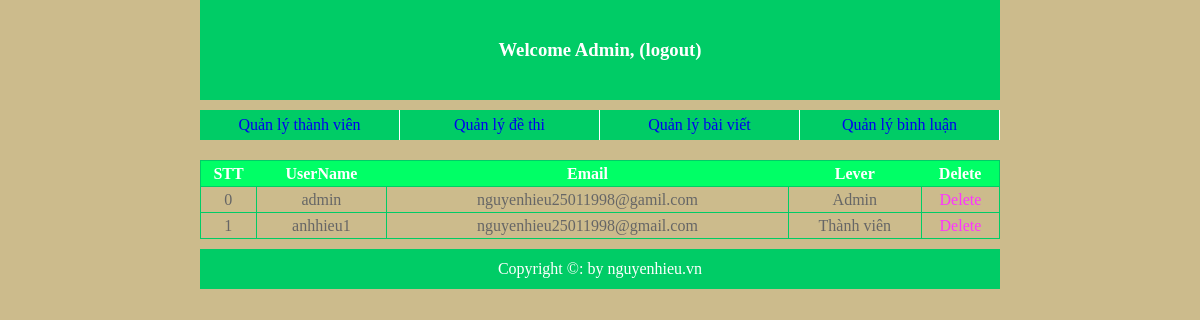
The app's page /2.source/admin/list_user.php, older data.
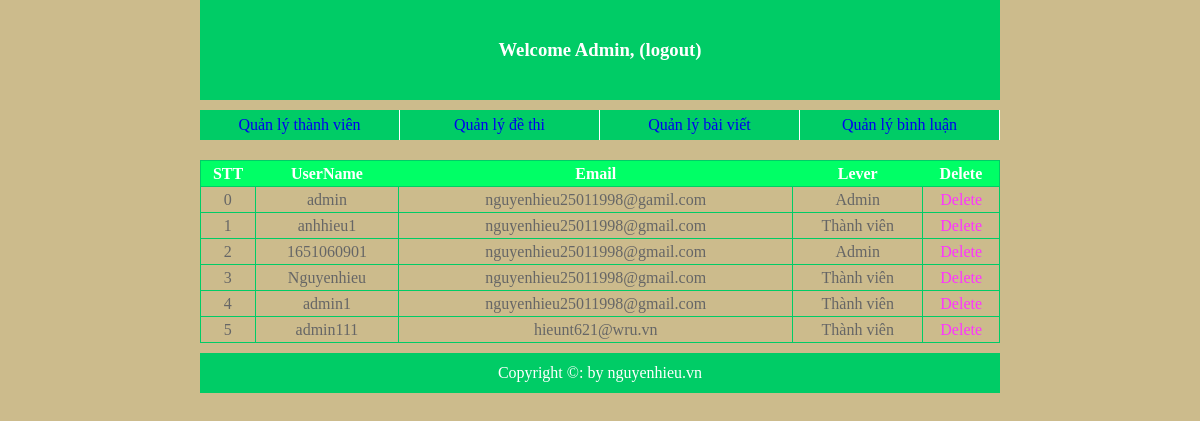
The same page, newer data.
### tables this page shows
CREATE TABLE `users` (
  `id` int(11) NOT NULL,
  `username` varchar(225) NOT NULL,
  `password` varchar(225) NOT NULL,
  `email` varchar(255) NOT NULL,
  `lever` int(11) NOT NULL,
  `trangthai` varchar(1000) NOT NULL,
  `verify` int(11) NOT NULL
);

### 2.source/admin/list_user.php (the view, shortened to what this page needs)
<?php
    require('hea.php');
?>
    <div id="wrapper">
        <table>
            <tr style="background:#0f6; color:#fff;">
                <th>STT</th>
                <th>UserName</th>
                <th>Email</th>
                <th>Lever</th>
                <th>Delete</th>
            </tr>
            <?php
                require('../connection.php');
                $stt=0;
                $sql="select id,username ,email,lever from users";
                $result=mysqli_query($conn,$sql);
                while($data=mysqli_fetch_assoc($result)){
                    echo"<tr>";
                        echo"<td>$stt</td>";
                        echo"<td>$data[username]</td>";
                        echo"<td>$data[email]</td>";
                       if($data['lever']==1)
                       {
                           echo"<td>Thành viên</td>";
                       }else
                       {
                           echo"<td>Admin</td>";
                       }
                        echo"<td><a href='del.php?id=$data[id]' onclick='return show_confirm()' style='color:#f3f'>Delete</a></td>";
                    echo"</tr>";
                    $stt++;
                }
            ?>
        </table>
    </div>
<?php
    require('foot.php');
?>

Row changes from the older to the newer data that the page shows:
added users: username "1651060901", email "nguyenhieu25011998@gmail.com", lever "Admin"
added users: username "Nguyenhieu", email "nguyenhieu25011998@gmail.com", lever "Thành viên"
added users: username "admin1", email "nguyenhieu25011998@gmail.com", lever "Thành viên"
added users: username "admin111", email "hieunt621@wru.vn", lever "Thành viên"
